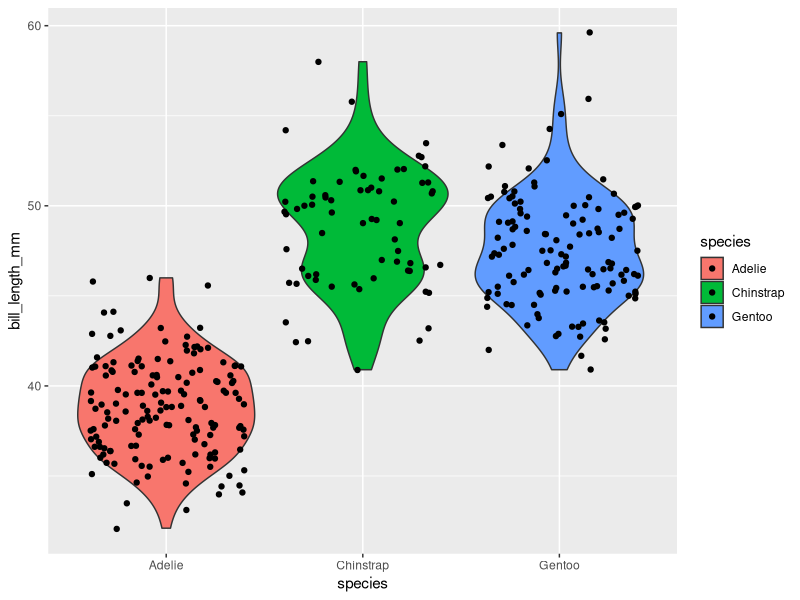
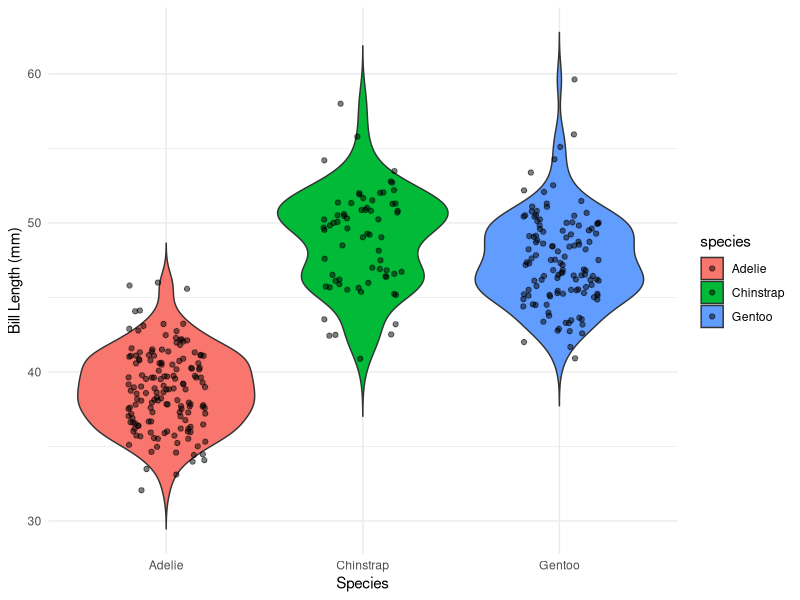

These charts were generated, in order, by the following R code:

            library(ggplot2)
            library(palmerpenguins)
            built_answer <- tryCatch(
                {
                    set.seed(42)
                    ggplot(penguins, aes(x = species, y = bill_length_mm, fill = species)) + geom_violin() + geom_jitter()
                    suppressWarnings(
                        if (!file.exists("/sandbox/figures/bill-length_species_violin_jitter_overlay_answer.png")) {
                            ggsave(
                                width = 3,
                                height = 3,
                                "/sandbox/figures/bill-length_species_violin_jitter_overlay_answer.png"
                            )
                        }
                    )
                    suppressWarnings(
                        ggplot_build(last_plot())
                    )
                },
                error = function(e) {
                    'ERROR'
                }
            )
            built_submission <- tryCatch(
                {
                    set.seed(42)
                    ggplot(penguins, aes(x = species, y = bill_length_mm, fill = species)) +

  geom_violin(trim = FALSE) +

  geom_jitter(width = 0.2, alpha = 0.5) +

  labs(x = "Species", y = "Bill Length (mm)") +

  theme_minimal()
                    suppressWarnings(
                        ggsave(
                            width = 3,
                            height = 3,
                            "figures/bill-length_species_violin_jitter_overlay_submission_phi4mini.png"
                        )
                    )
                    suppressWarnings(
                        ggplot_build(last_plot())
                    )
                },
                error = function(e) {
                    'ERROR'
                }
            )
            cat(isTRUE(all.equal(built_answer, built_submission)))
        
